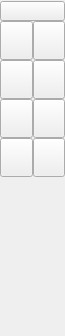
<?xml version="1.0" encoding="UTF-8"?>
<ui version="4.0">
 <class>QG_CadToolBarDim</class>
 <widget class="QWidget" name="QG_CadToolBarDim">
  <property name="geometry">
   <rect>
    <x>0</x>
    <y>0</y>
    <width>65</width>
    <height>336</height>
   </rect>
  </property>
  <property name="sizePolicy">
   <sizepolicy hsizetype="Fixed" vsizetype="Minimum">
    <horstretch>0</horstretch>
    <verstretch>0</verstretch>
   </sizepolicy>
  </property>
  <property name="minimumSize">
   <size>
    <width>65</width>
    <height>336</height>
   </size>
  </property>
  <property name="windowTitle">
   <string>Dimensions</string>
  </property>
  <layout class="QGridLayout" name="gridLayout">
   <property name="leftMargin">
    <number>0</number>
   </property>
   <property name="topMargin">
    <number>1</number>
   </property>
   <property name="rightMargin">
    <number>0</number>
   </property>
   <property name="bottomMargin">
    <number>0</number>
   </property>
   <property name="spacing">
    <number>0</number>
   </property>
   <item row="0" column="0" colspan="2">
    <widget class="QToolButton" name="bBack">
     <property name="maximumSize">
      <size>
       <width>16777215</width>
       <height>20</height>
      </size>
     </property>
     <property name="toolTip">
      <string>Back to main menu</string>
     </property>
     <property name="text">
      <string/>
     </property>
     <property name="icon">
      <iconset resource="../../../res/extui/extui.qrc">
       <normaloff>:/extui/back.png</normaloff>:/extui/back.png</iconset>
     </property>
     <property name="iconSize">
      <size>
       <width>65</width>
       <height>20</height>
      </size>
     </property>
    </widget>
   </item>
   <item row="1" column="0">
    <widget class="QToolButton" name="bAligned">
     <property name="toolTip">
      <string>Aligned Dimension</string>
     </property>
     <property name="text">
      <string/>
     </property>
     <property name="icon">
      <iconset resource="../../../res/extui/extui.qrc">
       <normaloff>:/extui/dimaligned.png</normaloff>:/extui/dimaligned.png</iconset>
     </property>
     <property name="iconSize">
      <size>
       <width>32</width>
       <height>32</height>
      </size>
     </property>
     <property name="checkable">
      <bool>true</bool>
     </property>
     <property name="autoExclusive">
      <bool>true</bool>
     </property>
    </widget>
   </item>
   <item row="1" column="1">
    <widget class="QToolButton" name="bLinear">
     <property name="toolTip">
      <string>Linear Dimension</string>
     </property>
     <property name="text">
      <string/>
     </property>
     <property name="icon">
      <iconset resource="../../../res/extui/extui.qrc">
       <normaloff>:/extui/dimlinear.png</normaloff>:/extui/dimlinear.png</iconset>
     </property>
     <property name="iconSize">
      <size>
       <width>32</width>
       <height>32</height>
      </size>
     </property>
     <property name="checkable">
      <bool>true</bool>
     </property>
     <property name="autoExclusive">
      <bool>true</bool>
     </property>
    </widget>
   </item>
   <item row="2" column="0">
    <widget class="QToolButton" name="bLinearHor">
     <property name="toolTip">
      <string>Horizontal Dimension</string>
     </property>
     <property name="text">
      <string/>
     </property>
     <property name="icon">
      <iconset resource="../../../res/extui/extui.qrc">
       <normaloff>:/extui/dimhor.png</normaloff>:/extui/dimhor.png</iconset>
     </property>
     <property name="iconSize">
      <size>
       <width>32</width>
       <height>32</height>
      </size>
     </property>
     <property name="checkable">
      <bool>true</bool>
     </property>
     <property name="autoExclusive">
      <bool>true</bool>
     </property>
    </widget>
   </item>
   <item row="2" column="1">
    <widget class="QToolButton" name="bLinearVer">
     <property name="toolTip">
      <string>Vertical Dimension</string>
     </property>
     <property name="text">
      <string/>
     </property>
     <property name="icon">
      <iconset resource="../../../res/extui/extui.qrc">
       <normaloff>:/extui/dimver.png</normaloff>:/extui/dimver.png</iconset>
     </property>
     <property name="iconSize">
      <size>
       <width>32</width>
       <height>32</height>
      </size>
     </property>
     <property name="checkable">
      <bool>true</bool>
     </property>
     <property name="autoExclusive">
      <bool>true</bool>
     </property>
    </widget>
   </item>
   <item row="3" column="0">
    <widget class="QToolButton" name="bRadial">
     <property name="toolTip">
      <string>Radial Dimension</string>
     </property>
     <property name="text">
      <string/>
     </property>
     <property name="icon">
      <iconset resource="../../../res/extui/extui.qrc">
       <normaloff>:/extui/dimradial.png</normaloff>:/extui/dimradial.png</iconset>
     </property>
     <property name="iconSize">
      <size>
       <width>32</width>
       <height>32</height>
      </size>
     </property>
     <property name="checkable">
      <bool>true</bool>
     </property>
     <property name="autoExclusive">
      <bool>true</bool>
     </property>
    </widget>
   </item>
   <item row="3" column="1">
    <widget class="QToolButton" name="bDiametric">
     <property name="toolTip">
      <string>Diametric Dimension</string>
     </property>
     <property name="text">
      <string/>
     </property>
     <property name="icon">
      <iconset resource="../../../res/extui/extui.qrc">
       <normaloff>:/extui/dimdiametric.png</normaloff>:/extui/dimdiametric.png</iconset>
     </property>
     <property name="iconSize">
      <size>
       <width>32</width>
       <height>32</height>
      </size>
     </property>
     <property name="checkable">
      <bool>true</bool>
     </property>
     <property name="autoExclusive">
      <bool>true</bool>
     </property>
    </widget>
   </item>
   <item row="4" column="0">
    <widget class="QToolButton" name="bAngular">
     <property name="toolTip">
      <string>Angular Dimension</string>
     </property>
     <property name="text">
      <string/>
     </property>
     <property name="icon">
      <iconset resource="../../../res/extui/extui.qrc">
       <normaloff>:/extui/dimangular.png</normaloff>:/extui/dimangular.png</iconset>
     </property>
     <property name="iconSize">
      <size>
       <width>32</width>
       <height>32</height>
      </size>
     </property>
     <property name="checkable">
      <bool>true</bool>
     </property>
     <property name="autoExclusive">
      <bool>true</bool>
     </property>
    </widget>
   </item>
   <item row="4" column="1">
    <widget class="QToolButton" name="bLeader">
     <property name="toolTip">
      <string>Leader</string>
     </property>
     <property name="text">
      <string/>
     </property>
     <property name="icon">
      <iconset resource="../../../res/extui/extui.qrc">
       <normaloff>:/extui/dimleader.png</normaloff>:/extui/dimleader.png</iconset>
     </property>
     <property name="iconSize">
      <size>
       <width>32</width>
       <height>32</height>
      </size>
     </property>
     <property name="checkable">
      <bool>true</bool>
     </property>
     <property name="autoExclusive">
      <bool>true</bool>
     </property>
    </widget>
   </item>
   <item row="5" column="0">
    <spacer name="verticalSpacer">
     <property name="orientation">
      <enum>Qt::Vertical</enum>
     </property>
     <property name="sizeHint" stdset="0">
      <size>
       <width>20</width>
       <height>40</height>
      </size>
     </property>
    </spacer>
   </item>
  </layout>
 </widget>
 <layoutdefault spacing="6" margin="11"/>
 <resources>
  <include location="../../../res/extui/extui.qrc"/>
 </resources>
 <connections>
  <connection>
   <sender>bAligned</sender>
   <signal>clicked()</signal>
   <receiver>QG_CadToolBarDim</receiver>
   <slot>drawDimAligned()</slot>
   <hints>
    <hint type="sourcelabel">
     <x>20</x>
     <y>20</y>
    </hint>
    <hint type="destinationlabel">
     <x>20</x>
     <y>20</y>
    </hint>
   </hints>
  </connection>
  <connection>
   <sender>bLinearHor</sender>
   <signal>clicked()</signal>
   <receiver>QG_CadToolBarDim</receiver>
   <slot>drawDimLinearHor()</slot>
   <hints>
    <hint type="sourcelabel">
     <x>20</x>
     <y>20</y>
    </hint>
    <hint type="destinationlabel">
     <x>20</x>
     <y>20</y>
    </hint>
   </hints>
  </connection>
  <connection>
   <sender>bLinearVer</sender>
   <signal>clicked()</signal>
   <receiver>QG_CadToolBarDim</receiver>
   <slot>drawDimLinearVer()</slot>
   <hints>
    <hint type="sourcelabel">
     <x>20</x>
     <y>20</y>
    </hint>
    <hint type="destinationlabel">
     <x>20</x>
     <y>20</y>
    </hint>
   </hints>
  </connection>
  <connection>
   <sender>bLinear</sender>
   <signal>clicked()</signal>
   <receiver>QG_CadToolBarDim</receiver>
   <slot>drawDimLinear()</slot>
   <hints>
    <hint type="sourcelabel">
     <x>20</x>
     <y>20</y>
    </hint>
    <hint type="destinationlabel">
     <x>20</x>
     <y>20</y>
    </hint>
   </hints>
  </connection>
  <connection>
   <sender>bBack</sender>
   <signal>clicked()</signal>
   <receiver>QG_CadToolBarDim</receiver>
   <slot>back()</slot>
   <hints>
    <hint type="sourcelabel">
     <x>20</x>
     <y>20</y>
    </hint>
    <hint type="destinationlabel">
     <x>20</x>
     <y>20</y>
    </hint>
   </hints>
  </connection>
  <connection>
   <sender>bRadial</sender>
   <signal>clicked()</signal>
   <receiver>QG_CadToolBarDim</receiver>
   <slot>drawDimRadial()</slot>
   <hints>
    <hint type="sourcelabel">
     <x>20</x>
     <y>20</y>
    </hint>
    <hint type="destinationlabel">
     <x>20</x>
     <y>20</y>
    </hint>
   </hints>
  </connection>
  <connection>
   <sender>bDiametric</sender>
   <signal>clicked()</signal>
   <receiver>QG_CadToolBarDim</receiver>
   <slot>drawDimDiametric()</slot>
   <hints>
    <hint type="sourcelabel">
     <x>20</x>
     <y>20</y>
    </hint>
    <hint type="destinationlabel">
     <x>20</x>
     <y>20</y>
    </hint>
   </hints>
  </connection>
  <connection>
   <sender>bAngular</sender>
   <signal>clicked()</signal>
   <receiver>QG_CadToolBarDim</receiver>
   <slot>drawDimAngular()</slot>
   <hints>
    <hint type="sourcelabel">
     <x>20</x>
     <y>20</y>
    </hint>
    <hint type="destinationlabel">
     <x>20</x>
     <y>20</y>
    </hint>
   </hints>
  </connection>
  <connection>
   <sender>bLeader</sender>
   <signal>clicked()</signal>
   <receiver>QG_CadToolBarDim</receiver>
   <slot>drawDimLeader()</slot>
   <hints>
    <hint type="sourcelabel">
     <x>20</x>
     <y>20</y>
    </hint>
    <hint type="destinationlabel">
     <x>20</x>
     <y>20</y>
    </hint>
   </hints>
  </connection>
 </connections>
</ui>
